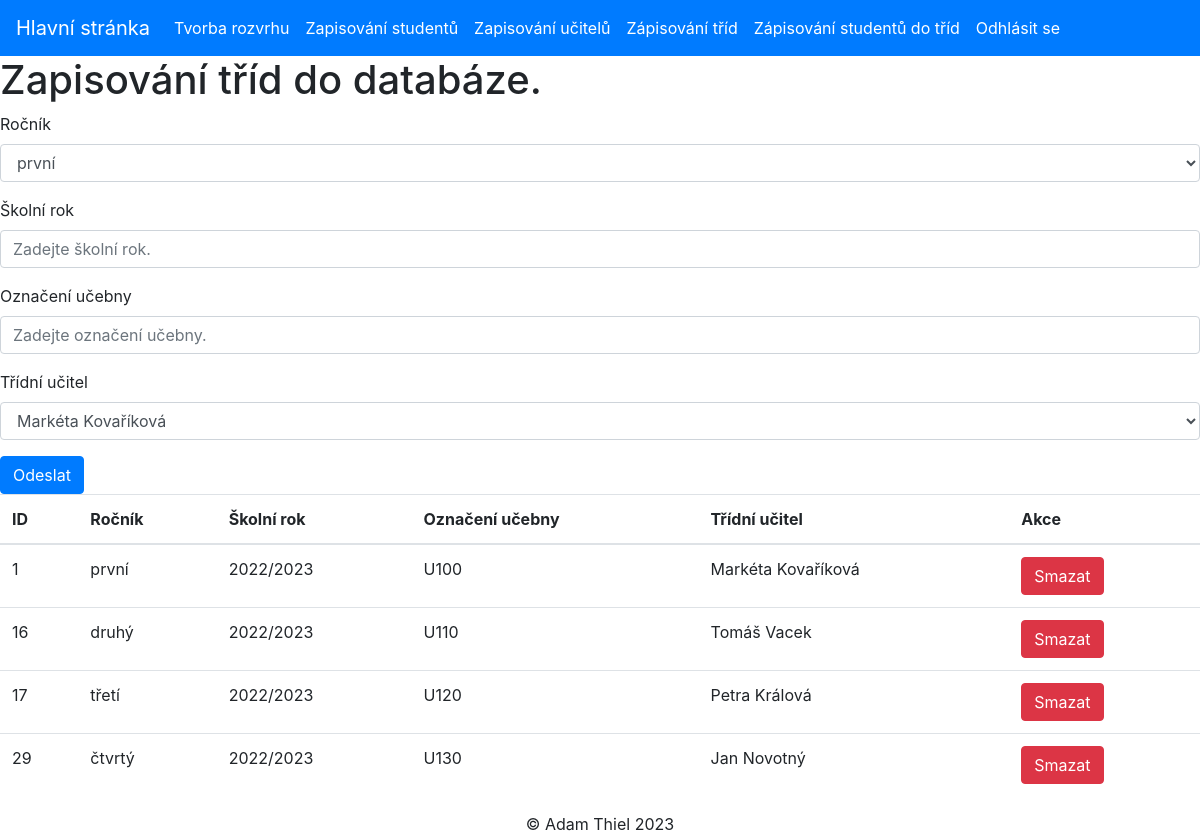
Screenshot of /admin/zapis_trid.php with the database file from the repository.
### tables this page shows
CREATE TABLE `trida` (
  `ID_trida` int(11) NOT NULL,
  `rocnik` set('první','druhý','třetí','čtvrtý','pátý','šestý','sedmý','osmý','devátý') NOT NULL,
  `skolni_rok` varchar(9) NOT NULL,
  `oznaceni_ucebny` varchar(4) NOT NULL,
  `ID_tridni_ucitel` int(11) NOT NULL
);

CREATE TABLE `ucitel` (
  `ID_ucitel` int(11) NOT NULL,
  `jmeno` varchar(20) NOT NULL,
  `prijmeni` varchar(20) NOT NULL,
  `datum_narozeni` date NOT NULL,
  `email` varchar(30) NOT NULL,
  `heslo` varchar(50) NOT NULL
);

### admin/zapis_trid.php (the view, shortened to what this page needs)
<?php
include_once "../include/db_connect.php";
$sql2 = "SELECT ID_ucitel, ucitel.jmeno, ucitel.prijmeni from ucitel";
$result = mysqli_query($conn, $sql2);
$zaznamy = mysqli_fetch_all($result, MYSQLI_ASSOC);
$sql3 = "SELECT ID_trida, rocnik, skolni_rok, oznaceni_ucebny, ucitel.jmeno, ucitel.prijmeni FROM trida
JOIN ucitel ON trida.ID_tridni_ucitel = ucitel.ID_ucitel";
$result2 = mysqli_query($conn, $sql3);
$zaznamy2 = mysqli_fetch_all($result2, MYSQLI_ASSOC);
?>
<!DOCTYPE html>
<html>
  <head>
    <link rel="stylesheet" href="https://maxcdn.bootstrapcdn.com/bootstrap/4.5.2/css/bootstrap.min.css">
  </head>
  <body>
  <nav class="navbar navbar-expand-lg navbar-light bg-primary">
  <a class="navbar-brand text-white" href="hlstranka_admin.php">Hlavní stránka</a>
  <div class="collapse navbar-collapse" id="navbarNav">
    <ul class="navbar-nav">
      <li class="nav-item">
        <a class="nav-link text-white" href="tvorba_rozvrhu.php">Tvorba rozvrhu</a>
      </li>
      <li class="nav-item">
        <a class="nav-link text-white" href="zapisovani_studentu.php">Zapisování studentů</a>
      </li>
      <li class="nav-item">
        <a class="nav-link text-white" href="zapisovani_ucitelu.php">Zapisování učitelů</a>
      </li>
      <li class="nav-item">
        <a class="nav-link text-white" href="zapis_trid.php">Zápisování tříd</a>
      </li>
      <li class="nav-item">
        <a class="nav-link text-white" href="zapis_studentu_do_trid.php">Zápisování studentů do tříd</a>
      </li>
      <li class="nav-item">
        <a class="nav-link text-white" href="../index.php">Odhlásit se</a>
      </li>
    </ul>
  </div>
</nav>
<div>
  <h1>Zapisování tříd do databáze.</h1>
<form method="POST">
  <div class="form-group">
    <label for="rocnik">Ročník</label>
    <select class="form-control" id="rocnik" name="rocnik"required>
    <option value="první">první</option>
  </select>
  </div>
  <div class="form-group">
    <label for="skolni_rok">Školní rok</label>
    <input type="text" class="form-control" name="skolni_rok" placeholder="Zadejte školní rok."required>
  </div>
  <div class="form-group">
    <label for="oznaceni_ucebny">Označení učebny</label>
    <input type="text" class="form-control" name="oznaceni_ucebny" placeholder="Zadejte označení učebny."required>
  </div>
  <div class="form-group">
  <label for="tridni_ucitel">Třídní učitel</label>
    <select class="form-control" id="tridni_ucitel" name="tridni_ucitel"required>
      <?php
  foreach($zaznamy as $zaznam) {
    echo "<option value='" . $zaznam["ID_ucitel"] . "'>" . $zaznam["jmeno"] . " " .  $zaznam["prijmeni"] . "</option>";
  }
?>
</select>
  </div>
  <button type="submit" class="btn btn-primary">Odeslat</button>
</form>
</div>
<table class="table table-hover">
  <thead>
    <tr>
      <th>ID</th>
      <th>Ročník</th>
      <th>Školní rok</th>
      <th>Označení učebny</th>
      <th>Třídní učitel</th>
      <th>Akce</th>
    </tr>
  </thead>
  <tbody>
    <?php
      foreach ($zaznamy2 as $zaznam) {
        echo "<tr>";
        echo "<td>" . $zaznam["ID_trida"] . "</td>";
        echo "<td>" . $zaznam["rocnik"] . "</td>";
        echo "<td>" . $zaznam["skolni_rok"] . "</td>";
        echo "<td>" . $zaznam["oznaceni_ucebny"] . "</td>";
        echo "<td>" . $zaznam["jmeno"] . " " . $zaznam["prijmeni"] . "</td>";
        echo "<td>";
        echo "<a type='button' onclick='confirmDelete(".$zaznam["ID_trida"].");'class='btn btn-danger'>Smazat</a>";
        echo "</td>";
        echo "</tr>";
      }
    ?>
  </tbody>
</table>
  </body>
  <footer>
  <p style="padding: 0; margin: 0; text-align: center">&copy Adam Thiel 2023</p>
</footer>
</html>

### rows the page displays
trida: ID_trida "1", rocnik "první", skolni_rok "2022/2023", oznaceni_ucebny "U100", ID_tridni_ucitel.jmeno "Markéta", ID_tridni_ucitel.prijmeni "Kovaříková"
trida: ID_trida "16", rocnik "druhý", skolni_rok "2022/2023", oznaceni_ucebny "U110", ID_tridni_ucitel.jmeno "Tomáš", ID_tridni_ucitel.prijmeni "Vacek"
trida: ID_trida "17", rocnik "třetí", skolni_rok "2022/2023", oznaceni_ucebny "U120", ID_tridni_ucitel.jmeno "Petra", ID_tridni_ucitel.prijmeni "Králová"
trida: ID_trida "29", rocnik "čtvrtý", skolni_rok "2022/2023", oznaceni_ucebny "U130", ID_tridni_ucitel.jmeno "Jan", ID_tridni_ucitel.prijmeni "Novotný"

### other values shown
form field tridni_ucitel "Markéta Kovaříková"
